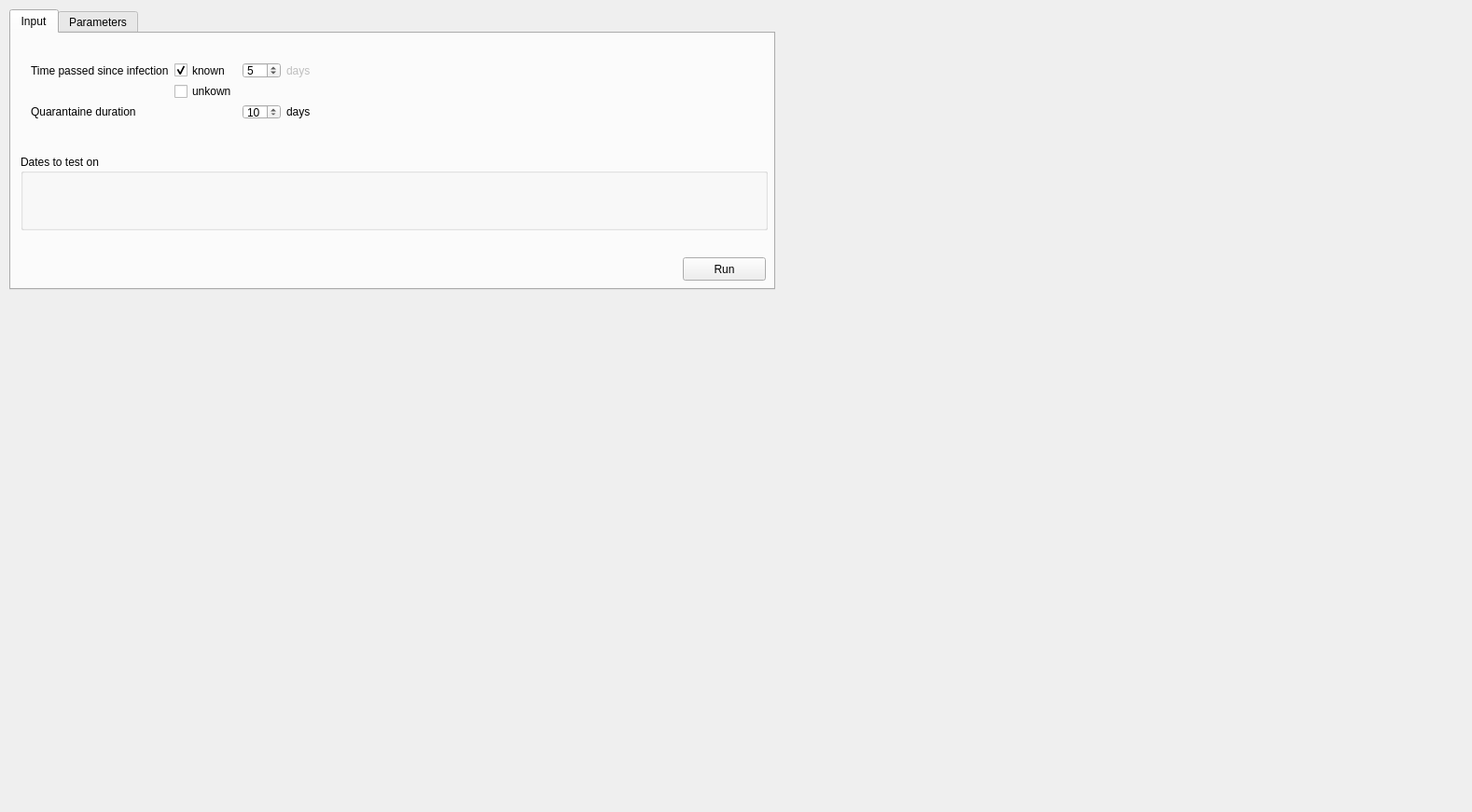
<?xml version="1.0" encoding="UTF-8"?>
<ui version="4.0">
 <class>MainWindow</class>
 <widget class="QMainWindow" name="MainWindow">
  <property name="geometry">
   <rect>
    <x>0</x>
    <y>0</y>
    <width>1578</width>
    <height>871</height>
   </rect>
  </property>
  <property name="windowTitle">
   <string>Strategy calculator</string>
  </property>
  <widget class="QWidget" name="centralWidget">
   <widget class="QTabWidget" name="tabWidget">
    <property name="geometry">
     <rect>
      <x>10</x>
      <y>10</y>
      <width>821</width>
      <height>301</height>
     </rect>
    </property>
    <property name="currentIndex">
     <number>0</number>
    </property>
    <widget class="QWidget" name="tab">
     <attribute name="title">
      <string>Input</string>
     </attribute>
     <widget class="QGroupBox" name="testDates">
      <property name="enabled">
       <bool>true</bool>
      </property>
      <property name="geometry">
       <rect>
        <x>10</x>
        <y>130</y>
        <width>801</width>
        <height>81</height>
       </rect>
      </property>
      <property name="title">
       <string>Dates to test on</string>
      </property>
     </widget>
     <widget class="QPushButton" name="pushButton_run">
      <property name="enabled">
       <bool>true</bool>
      </property>
      <property name="geometry">
       <rect>
        <x>720</x>
        <y>240</y>
        <width>89</width>
        <height>25</height>
       </rect>
      </property>
      <property name="text">
       <string>Run</string>
      </property>
     </widget>
     <widget class="QWidget" name="layoutWidget">
      <property name="geometry">
       <rect>
        <x>10</x>
        <y>240</y>
        <width>321</width>
        <height>22</height>
       </rect>
      </property>
      <layout class="QHBoxLayout" name="results_2">
       <item>
        <widget class="QLabel" name="residual_risk">
         <property name="font">
          <font>
           <weight>75</weight>
           <bold>true</bold>
          </font>
         </property>
         <property name="text">
          <string/>
         </property>
        </widget>
       </item>
       <item>
        <widget class="QLabel" name="result_residual_risk">
         <property name="text">
          <string/>
         </property>
        </widget>
       </item>
       <item>
        <spacer name="horizontalSpacer">
         <property name="orientation">
          <enum>Qt::Horizontal</enum>
         </property>
         <property name="sizeHint" stdset="0">
          <size>
           <width>40</width>
           <height>20</height>
          </size>
         </property>
        </spacer>
       </item>
       <item>
        <widget class="QLabel" name="risk_reduction">
         <property name="font">
          <font>
           <weight>75</weight>
           <bold>true</bold>
          </font>
         </property>
         <property name="text">
          <string/>
         </property>
        </widget>
       </item>
       <item>
        <widget class="QLabel" name="result_risk_reduction">
         <property name="text">
          <string/>
         </property>
        </widget>
       </item>
      </layout>
     </widget>
     <widget class="QWidget" name="layoutWidget_2">
      <property name="geometry">
       <rect>
        <x>10</x>
        <y>20</y>
        <width>335</width>
        <height>83</height>
       </rect>
      </property>
      <layout class="QGridLayout" name="input_grid">
       <item row="0" column="0">
        <widget class="QLabel" name="label_14">
         <property name="toolTip">
          <string>&lt;html&gt;&lt;head/&gt;&lt;body&gt;&lt;p&gt;The number of days ago that the patient has been infected.&lt;/p&gt;&lt;/body&gt;&lt;/html&gt;</string>
         </property>
         <property name="text">
          <string>Time passed since infection</string>
         </property>
        </widget>
       </item>
       <item row="0" column="1">
        <widget class="QCheckBox" name="checkBox_known">
         <property name="enabled">
          <bool>true</bool>
         </property>
         <property name="text">
          <string>known</string>
         </property>
         <property name="checked">
          <bool>true</bool>
         </property>
        </widget>
       </item>
       <item row="0" column="2">
        <widget class="QDoubleSpinBox" name="input_timepassed">
         <property name="enabled">
          <bool>true</bool>
         </property>
         <property name="decimals">
          <number>0</number>
         </property>
         <property name="minimum">
          <double>0.000000000000000</double>
         </property>
         <property name="maximum">
          <double>14.000000000000000</double>
         </property>
         <property name="value">
          <double>5.000000000000000</double>
         </property>
        </widget>
       </item>
       <item row="0" column="3">
        <widget class="QLabel" name="label_15">
         <property name="enabled">
          <bool>false</bool>
         </property>
         <property name="text">
          <string>days</string>
         </property>
        </widget>
       </item>
       <item row="1" column="1">
        <widget class="QCheckBox" name="checkBox_unknown">
         <property name="text">
          <string>unkown</string>
         </property>
         <property name="checked">
          <bool>false</bool>
         </property>
         <property name="tristate">
          <bool>false</bool>
         </property>
        </widget>
       </item>
       <item row="2" column="0">
        <widget class="QLabel" name="label_22">
         <property name="text">
          <string>Quarantaine duration</string>
         </property>
        </widget>
       </item>
       <item row="2" column="2">
        <widget class="QDoubleSpinBox" name="input_quarantaine">
         <property name="decimals">
          <number>0</number>
         </property>
         <property name="minimum">
          <double>0.000000000000000</double>
         </property>
         <property name="maximum">
          <double>21.000000000000000</double>
         </property>
         <property name="value">
          <double>10.000000000000000</double>
         </property>
        </widget>
       </item>
       <item row="2" column="3">
        <widget class="QLabel" name="label_23">
         <property name="text">
          <string>days</string>
         </property>
        </widget>
       </item>
      </layout>
     </widget>
    </widget>
    <widget class="QWidget" name="tab_2">
     <attribute name="title">
      <string>Parameters</string>
     </attribute>
     <widget class="QLabel" name="label_16">
      <property name="geometry">
       <rect>
        <x>20</x>
        <y>210</y>
        <width>89</width>
        <height>16</height>
       </rect>
      </property>
      <property name="toolTip">
       <string>&lt;html&gt;&lt;head/&gt;&lt;body&gt;&lt;p&gt;The sensitivity of the PCR test.&lt;/p&gt;&lt;/body&gt;&lt;/html&gt;</string>
      </property>
      <property name="text">
       <string>PCR sensitivity</string>
      </property>
     </widget>
     <widget class="QDoubleSpinBox" name="param_pcr_sens">
      <property name="geometry">
       <rect>
        <x>313</x>
        <y>210</y>
        <width>74</width>
        <height>24</height>
       </rect>
      </property>
      <property name="whatsThis">
       <string>&lt;html&gt;&lt;head/&gt;&lt;body&gt;&lt;p&gt;P(PCR+|inf)&lt;/p&gt;&lt;/body&gt;&lt;/html&gt;</string>
      </property>
      <property name="decimals">
       <number>2</number>
      </property>
      <property name="minimum">
       <double>0.010000000000000</double>
      </property>
      <property name="maximum">
       <double>100.000000000000000</double>
      </property>
      <property name="value">
       <double>70.000000000000000</double>
      </property>
     </widget>
     <widget class="QLabel" name="label_17">
      <property name="geometry">
       <rect>
        <x>393</x>
        <y>210</y>
        <width>16</width>
        <height>16</height>
       </rect>
      </property>
      <property name="text">
       <string>%</string>
      </property>
     </widget>
     <widget class="QLabel" name="label_18">
      <property name="geometry">
       <rect>
        <x>20</x>
        <y>241</y>
        <width>79</width>
        <height>16</height>
       </rect>
      </property>
      <property name="toolTip">
       <string>&lt;html&gt;&lt;head/&gt;&lt;body&gt;&lt;p&gt;The specificity of the PCR test.&lt;/p&gt;&lt;/body&gt;&lt;/html&gt;</string>
      </property>
      <property name="text">
       <string>PCR specifity</string>
      </property>
     </widget>
     <widget class="QDoubleSpinBox" name="param_pcr_spec">
      <property name="geometry">
       <rect>
        <x>313</x>
        <y>241</y>
        <width>74</width>
        <height>24</height>
       </rect>
      </property>
      <property name="whatsThis">
       <string>&lt;html&gt;&lt;head/&gt;&lt;body&gt;&lt;p&gt;P(PCR-|not inf)&lt;/p&gt;&lt;/body&gt;&lt;/html&gt;</string>
      </property>
      <property name="decimals">
       <number>2</number>
      </property>
      <property name="minimum">
       <double>0.010000000000000</double>
      </property>
      <property name="maximum">
       <double>100.000000000000000</double>
      </property>
      <property name="value">
       <double>99.500000000000000</double>
      </property>
     </widget>
     <widget class="QLabel" name="label_19">
      <property name="geometry">
       <rect>
        <x>393</x>
        <y>241</y>
        <width>16</width>
        <height>16</height>
       </rect>
      </property>
      <property name="text">
       <string>%</string>
      </property>
     </widget>
     <widget class="QWidget" name="layoutWidget_3">
      <property name="geometry">
       <rect>
        <x>21</x>
        <y>22</y>
        <width>495</width>
        <height>116</height>
       </rect>
      </property>
      <layout class="QGridLayout" name="gridLayout">
       <item row="0" column="0">
        <widget class="QLabel" name="label_26">
         <property name="toolTip">
          <string>&lt;html&gt;&lt;head/&gt;&lt;body&gt;&lt;p&gt;&lt;br/&gt;&lt;/p&gt;&lt;/body&gt;&lt;/html&gt;</string>
         </property>
         <property name="text">
          <string>Mean duration of pre-detectability phase; PCR-</string>
         </property>
        </widget>
       </item>
       <item row="0" column="1">
        <widget class="QDoubleSpinBox" name="param_time_predetect">
         <property name="decimals">
          <number>2</number>
         </property>
         <property name="minimum">
          <double>0.100000000000000</double>
         </property>
         <property name="maximum">
          <double>99.989999999999995</double>
         </property>
         <property name="value">
          <double>4.000000000000000</double>
         </property>
        </widget>
       </item>
       <item row="0" column="2">
        <widget class="QLabel" name="label_27">
         <property name="text">
          <string>days</string>
         </property>
        </widget>
       </item>
       <item row="1" column="0">
        <widget class="QLabel" name="label_28">
         <property name="toolTip">
          <string>&lt;html&gt;&lt;head/&gt;&lt;body&gt;&lt;p&gt;&lt;br/&gt;&lt;/p&gt;&lt;/body&gt;&lt;/html&gt;</string>
         </property>
         <property name="text">
          <string>Mean duration presymptomatic; PCR+</string>
         </property>
        </widget>
       </item>
       <item row="1" column="1">
        <widget class="QDoubleSpinBox" name="param_time_presymp">
         <property name="decimals">
          <number>2</number>
         </property>
         <property name="minimum">
          <double>0.100000000000000</double>
         </property>
         <property name="value">
          <double>3.760000000000000</double>
         </property>
        </widget>
       </item>
       <item row="1" column="2">
        <widget class="QLabel" name="label_29">
         <property name="text">
          <string>days</string>
         </property>
        </widget>
       </item>
       <item row="2" column="0">
        <widget class="QLabel" name="label_30">
         <property name="toolTip">
          <string>&lt;html&gt;&lt;head/&gt;&lt;body&gt;&lt;p&gt;&lt;br/&gt;&lt;/p&gt;&lt;/body&gt;&lt;/html&gt;</string>
         </property>
         <property name="text">
          <string>Mean duration infectious, (symptomatic); PCR+</string>
         </property>
        </widget>
       </item>
       <item row="2" column="1">
        <widget class="QDoubleSpinBox" name="param_time_infect">
         <property name="decimals">
          <number>2</number>
         </property>
         <property name="minimum">
          <double>0.100000000000000</double>
         </property>
         <property name="value">
          <double>4.810000000000000</double>
         </property>
        </widget>
       </item>
       <item row="2" column="2">
        <widget class="QLabel" name="label_31">
         <property name="text">
          <string>days</string>
         </property>
        </widget>
       </item>
       <item row="3" column="0">
        <widget class="QLabel" name="label_32">
         <property name="text">
          <string>Mean duration post-infectious; PCR+</string>
         </property>
        </widget>
       </item>
       <item row="3" column="1">
        <widget class="QDoubleSpinBox" name="param_time_post">
         <property name="decimals">
          <number>2</number>
         </property>
         <property name="minimum">
          <double>0.100000000000000</double>
         </property>
         <property name="value">
          <double>5.000000000000000</double>
         </property>
        </widget>
       </item>
       <item row="3" column="2">
        <widget class="QLabel" name="label_33">
         <property name="text">
          <string>days</string>
         </property>
        </widget>
       </item>
      </layout>
     </widget>
     <widget class="QLabel" name="label_25">
      <property name="geometry">
       <rect>
        <x>393</x>
        <y>161</y>
        <width>16</width>
        <height>16</height>
       </rect>
      </property>
      <property name="text">
       <string>%</string>
      </property>
     </widget>
     <widget class="QLabel" name="label_24">
      <property name="geometry">
       <rect>
        <x>20</x>
        <y>161</y>
        <width>228</width>
        <height>16</height>
       </rect>
      </property>
      <property name="text">
       <string>Percentage of asymtomatic infections</string>
      </property>
     </widget>
     <widget class="QDoubleSpinBox" name="param_perc_asym">
      <property name="geometry">
       <rect>
        <x>313</x>
        <y>161</y>
        <width>74</width>
        <height>24</height>
       </rect>
      </property>
      <property name="decimals">
       <number>2</number>
      </property>
      <property name="minimum">
       <double>0.010000000000000</double>
      </property>
      <property name="maximum">
       <double>100.000000000000000</double>
      </property>
      <property name="singleStep">
       <double>1.000000000000000</double>
      </property>
      <property name="value">
       <double>20.000000000000000</double>
      </property>
     </widget>
    </widget>
   </widget>
   <widget class="QWidget" name="results" native="true">
    <property name="geometry">
     <rect>
      <x>10</x>
      <y>310</y>
      <width>1561</width>
      <height>551</height>
     </rect>
    </property>
   </widget>
   <widget class="QWidget" name="result_log" native="true">
    <property name="geometry">
     <rect>
      <x>840</x>
      <y>0</y>
      <width>731</width>
      <height>311</height>
     </rect>
    </property>
   </widget>
  </widget>
  <action name="actionEdit_and_View">
   <property name="text">
    <string>Edit and View</string>
   </property>
  </action>
 </widget>
 <layoutdefault spacing="6" margin="11"/>
 <resources/>
 <connections/>
</ui>
